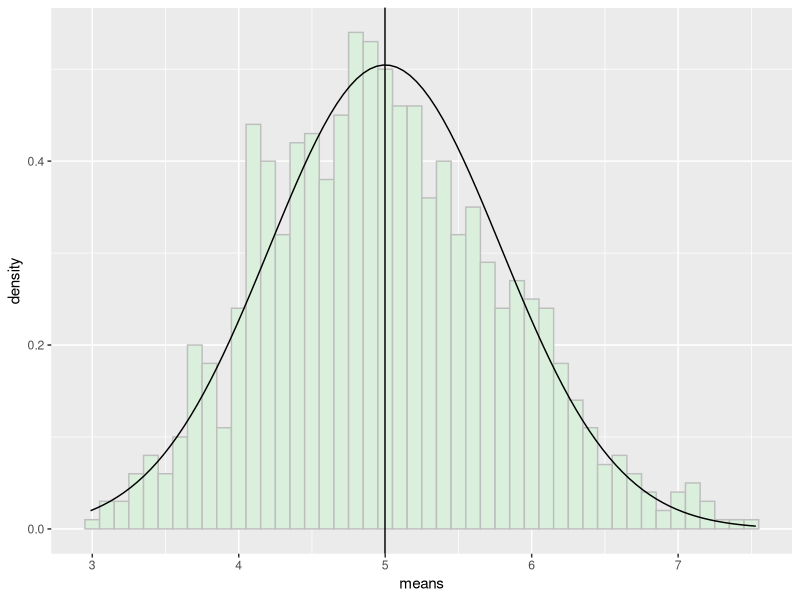
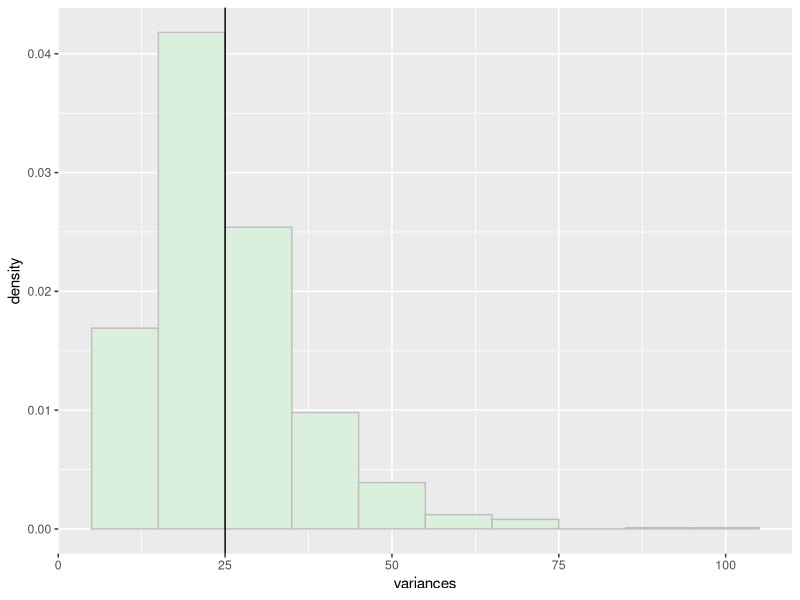

The R script that drew these images, in order:
## ---- chunk 1
library(ggplot2)

set.seed(25)
lambda <- 0.2
expectedMean <- expectedSd <- 1/lambda
numSamples <- 40
numSims <- 1000
sampleData <- matrix(rexp(numSamples * numSims, lambda), ncol = numSamples)
means <- apply(sampleData, 1, mean)
variances <- apply(sampleData, 1, var)
## ---- chunk 2
meanOfMeans <- mean(means)
df <- as.data.frame(means)
plot <- ggplot(df, aes(x=means)) 
plot <- plot + geom_histogram(aes(y=..density..), colour="gray", fill="#daf0dd", binwidth=0.1)
plot <- plot + stat_function(fun=dnorm, args=list(mean=expectedMean, sd=expectedSd/sqrt(40)))
plot <- plot + geom_vline(xintercept = meanOfMeans)
print(plot)

print(paste("Our sample variance = ", var(means)))
print(paste("Our expected sample variance =", 25/40))
## ---- chunk 3
df <- as.data.frame(variances)
plot <- ggplot(df, aes(x=variances)) 
plot <- plot + geom_histogram(aes(y=..density..), colour="gray", fill="#daf0dd", binwidth=10)
plot <- plot + geom_vline(xintercept = (1/lambda)^2)
print(plot)
## ---- chunk 4
interval <- meanOfMeans + c(-1, 1) * qt(.975, numSamples - 1) * (1/lambda) / sqrt(numSamples)
covered <- sapply(means, function(mean)
{
      interval[1] < mean & interval[2] > mean 
})

print(paste("Our confidence interval =", toString(round(interval, 4))))
print(paste(sum(covered) / numSims * 100, "% of our sample means are covered by this interval.", sep=""))
